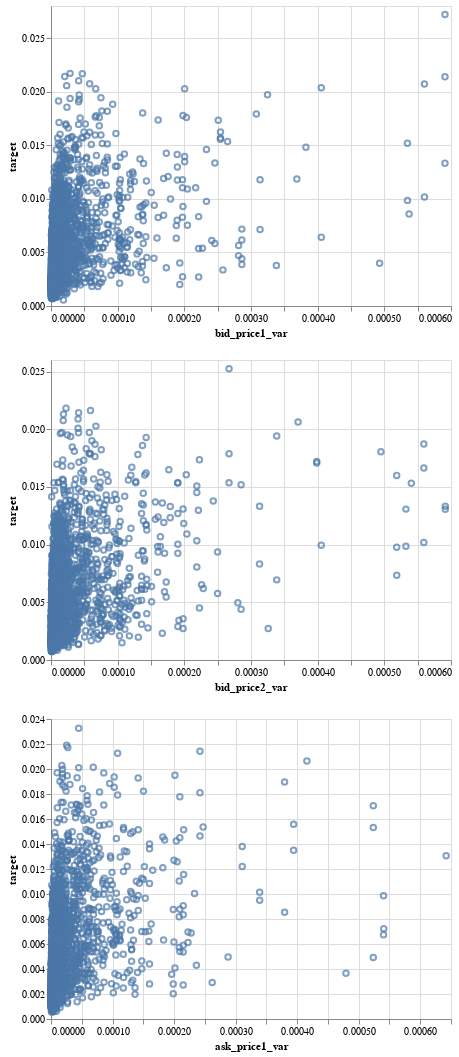

The notebook cell this image was saved under:
### Code cell
features = df_train_merged.columns.drop('target')
chs = []
for feature in features:
    print(f"Making {feature}")
    chs.append(alt.Chart(df_train_merged.sample(5_000)).mark_point().encode(x=feature, y='target'))
    
# https://altair-viz.github.io/user_guide/compound_charts.html
alt.vconcat(*chs)

### Figure 1 — Vega-Lite specification as saved in the notebook (floating-point values rounded to 4 significant figures; data arrays with more than 128 entries replaced by an {"elided": "..."} marker saying what was removed)
{"config": {"view": {"continuousWidth": 400, "continuousHeight": 300}}, "vconcat": [{"data": {"name": "data-1b1bf5b343f85eb3c042e4ade00ffc20"}, "mark": "point", "encoding": {"x": {"type": "quantitative", "field": "bid_price1_var"}, "y": {"type": "quantitative", "field": "target"}}}, {"data": {"name": "data-f90b8361595a6f2866526a848382e0c2"}, "mark": "point", "encoding": {"x": {"type": "quantitative", "field": "bid_price2_var"}, "y": {"type": "quantitative", "field": "target"}}}, {"data": {"name": "data-96b2f8a7e9a99a2b619dc914dcdd3a74"}, "mark": "point", "encoding": {"x": {"type": "quantitative", "field": "ask_price1_var"}, "y": {"type": "quantitative", "field": "target"}}}], "$schema": "https://vega.github.io/schema/vega-lite/v4.8.1.json", "datasets": {"data-1b1bf5b343f85eb3c042e4ade00ffc20": {"elided": "5000 records"}, "data-f90b8361595a6f2866526a848382e0c2": {"elided": "5000 records"}, "data-96b2f8a7e9a99a2b619dc914dcdd3a74": {"elided": "5000 records"}}}
